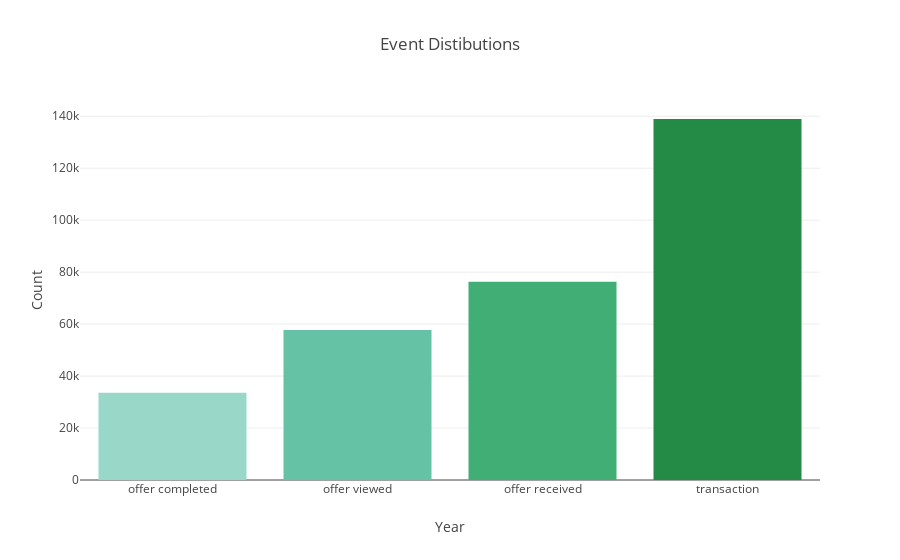

Notebook code cell kept with this figure:
### Code cell
events_distibution = transcript.event.groupby([transcript.event]).count().sort_values()

trace_4 = go.Bar(
    x = events_distibution.index,
    y = events_distibution, 
    name = 'Events', 
    #mode = 'lines',
    legendgroup= 'group2', 
    marker=dict(
            color=bupu[3:])
)

layout = go.Layout(title="Event Distibutions", 
                        xaxis = dict(ticks='', nticks=8, 
                                    title=go.layout.xaxis.Title(
                                    text='Year'), automargin=True),
                        yaxis = dict(title=go.layout.yaxis.Title(
                                    text='Count')))

fig = go.Figure(data=[trace_4], layout=layout)
plotly.offline.iplot(fig)


#py.iplot(fig, filename='Accidents_Severity_Per_Year')

### Figure 1 — Plotly figure (JSON) as saved in the notebook; plotly's stock layout.template omitted (floating-point values rounded to 4 significant figures)
{"data": [{"legendgroup": "group2", "marker": {"color": ["rgb(153,216,201)", "rgb(102,194,164)", "rgb(65,174,118)", "rgb(35,139,69)", "rgb(0,109,44)", "rgb(0,68,27)"]}, "name": "Events", "type": "bar", "uid": "14b0847c-fe3f-4f0d-b96e-8112f5b081bb", "x": ["offer completed", "offer viewed", "offer received", "transaction"], "y": [33579, 57725, 76277, 138953]}], "layout": {"title": {"text": "Event Distibutions"}, "xaxis": {"automargin": true, "nticks": 8, "ticks": "", "title": {"text": "Year"}}, "yaxis": {"title": {"text": "Count"}}}}
